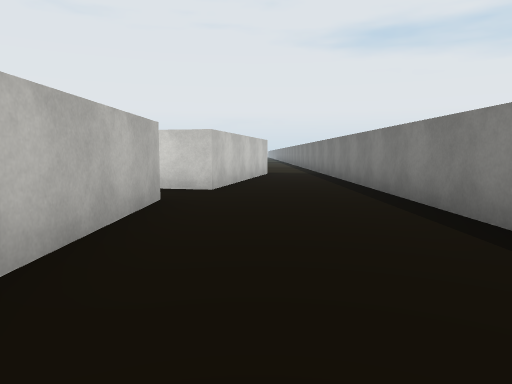
view 1 (above)

21 first-person views from a walk through a scene from a Unity 3-D project. The camera is 1.2 m above the floor, tilts 6° down and sees 70° across. The floor is counted in squares, 2 m on a side. Each view is taken from the middle of a square. On the plan, view 1 faces up. The plan holds only what a view shows up to about 10 squares ahead; the rest is blank. The place goes on beyond the plan. Some surface patterns are stand-ins.

view 2
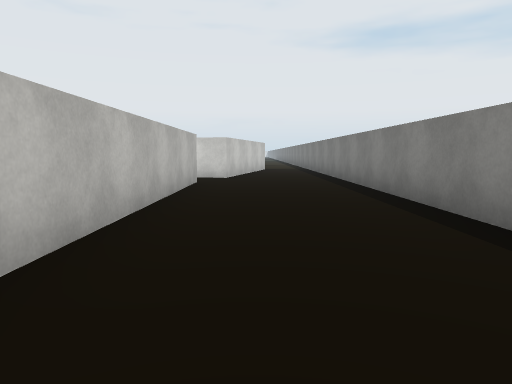

view 3
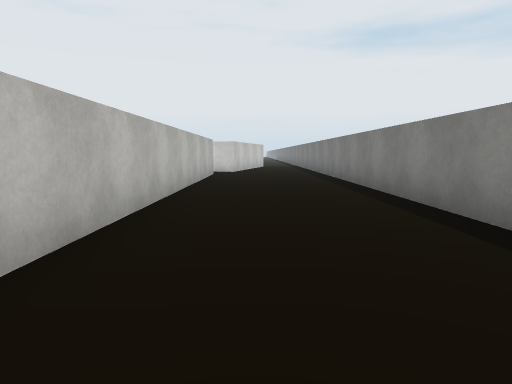

view 4
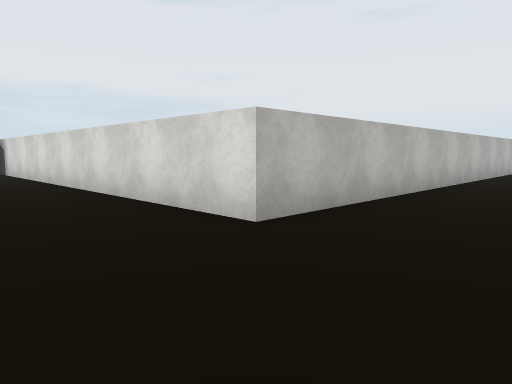

view 5
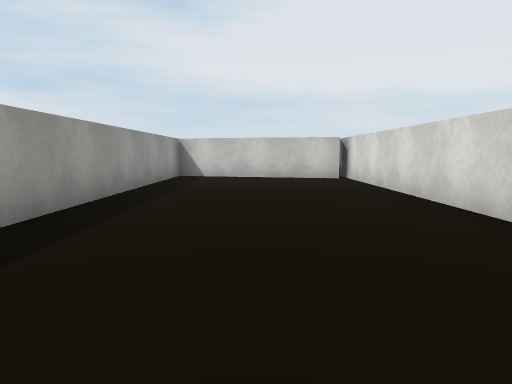

view 6
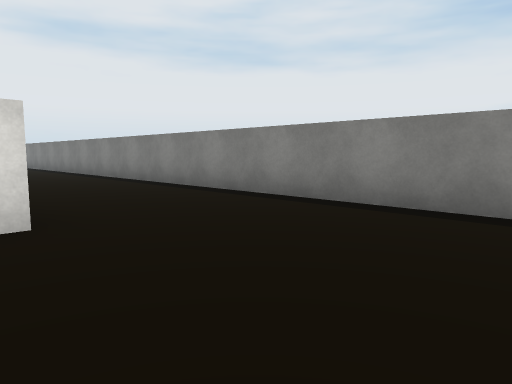

view 7
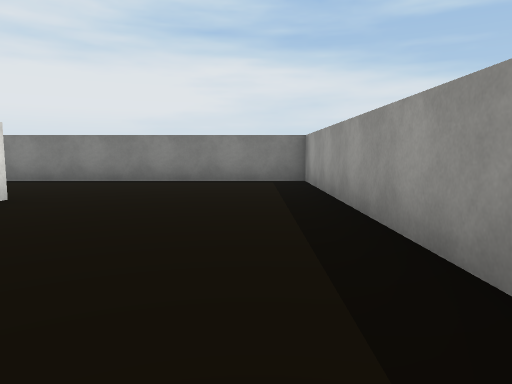

view 8
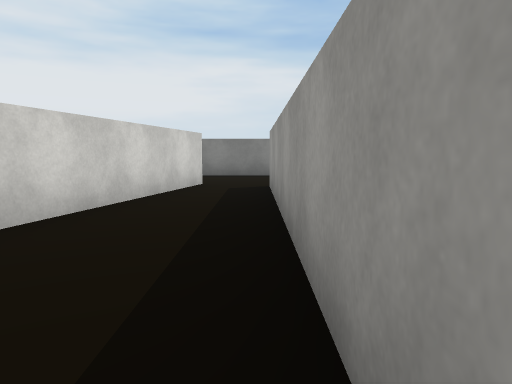

view 9
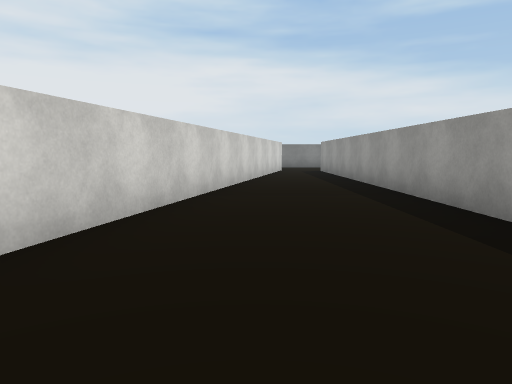

view 10
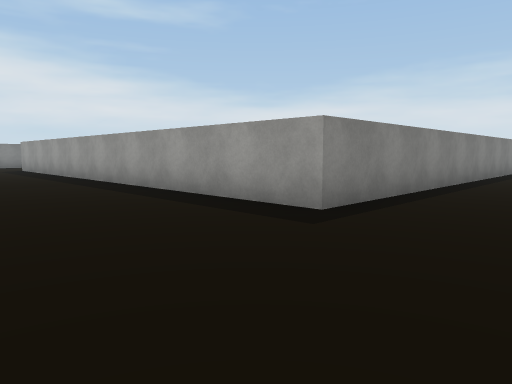

view 11
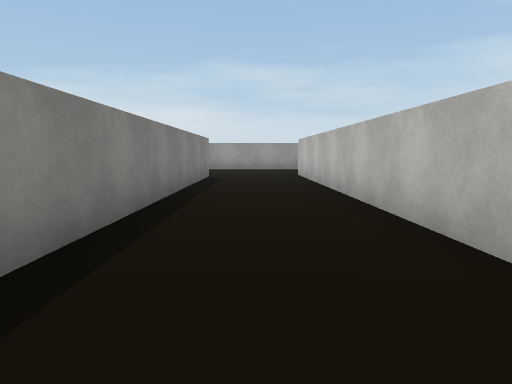

view 12
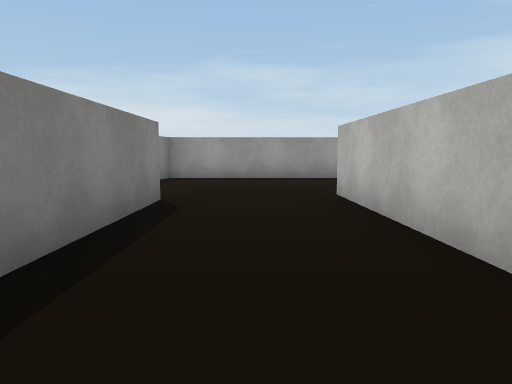

view 13
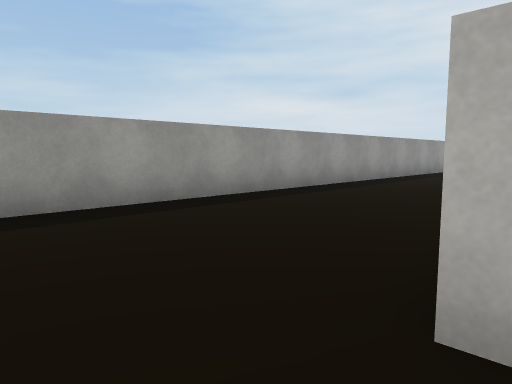

view 14
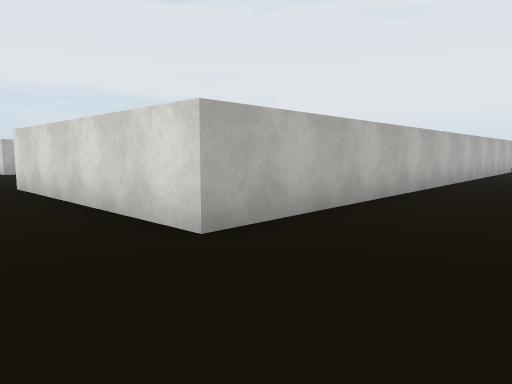

view 15
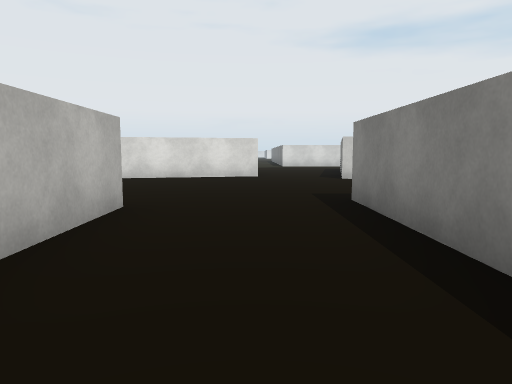

view 16
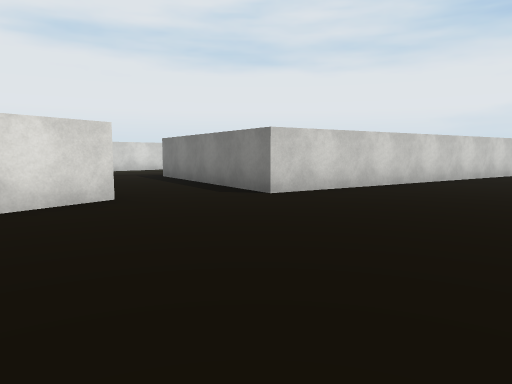

view 17
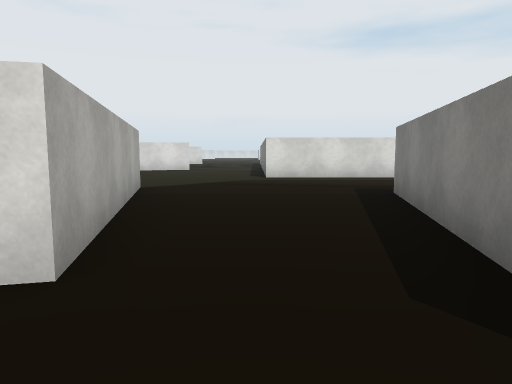

view 18
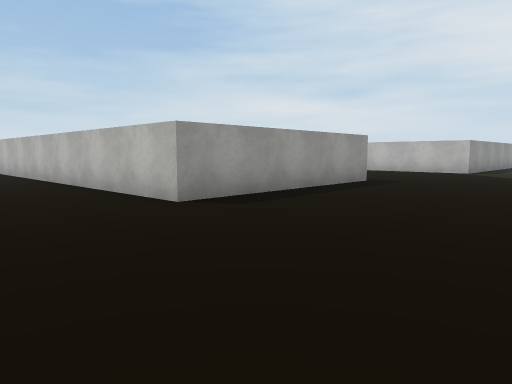

view 19
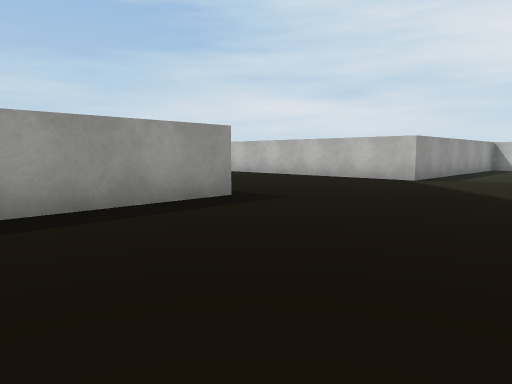

view 20
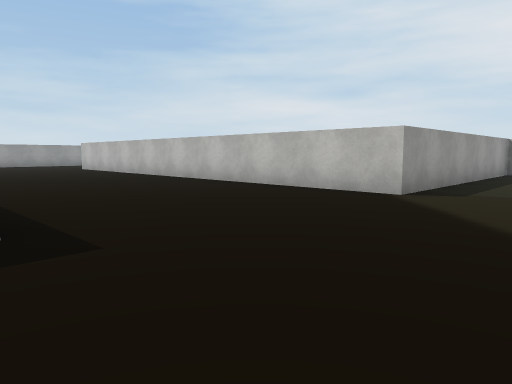

view 21
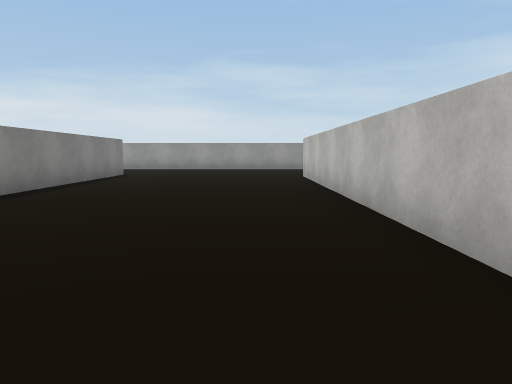

### Floor plan
Points are (right, up) in squares from view 1. A wall is a line through its corners. A room is listed if a view was taken in it or the views show most of it. See-through windows are left out.
Room 1 (views 1, 2, 3, 4, 5, 6, 7)
walls: (-1.2, 4.7) (-1.2, -7.7) (-11.9, -7.7); (-10.9, -8) (-11.9, -12.1) (2, -12.1) (2, 8.6); (-0.1, 8.7) (-0.7, 6.1)
ways out: opening at (-1.5, 5.5) to room 2; opening at (1, 9)
Room 2 (views 8, 9, 10, 11, 12, 13, 14, 15, 16, 17, 18, 19, 20, 21)
walls: (-21.6, 4) (-16.5, 4.1) (-16.2, -8.4) (-21.3, -8.5); (-26.3, 4.7) (-26.3, -7.8); (-21.2, -8.1) (-21.3, -3.1); (-13.8, -7.8) (-13.8, 4.7) (-1.2, 4.7); (-25.2, -12.1) (-12.9, -12.1) (-12.8, -11.5); (-14.9, 9.7) (-18.3, 8.9); (-0.7, 6.1) (-12.9, 8.7)
ways out: opening at (-1.5, 5.5) to room 1; opening at (-27, 5.5); opening at (-13.5, 9)

Positions as (right, up) in squares from view 1, and headings:
1: (0, 0), facing up
2: (0, -3), facing up
3: (0, -6), facing up
4: (1, -10), facing up-left
5: (-2, -10), facing left
6: (-2, -11), facing up-right
7: (-6, -11), facing right
8: (-8, 5), facing right
9: (-14, 7), facing right
10: (-16, 8), facing down-right
11: (-15, 2), facing down
12: (-15, -3), facing down
13: (-15, -8), facing down-left
14: (-14, -10), facing up-left
15: (-15, 0), facing up
16: (-17, 5), facing up-right
17: (-14, 8), facing up
18: (-14, 8), facing down-left
19: (-18, 8), facing down-left
20: (-21, 7), facing down-left
21: (-25, 2), facing down
